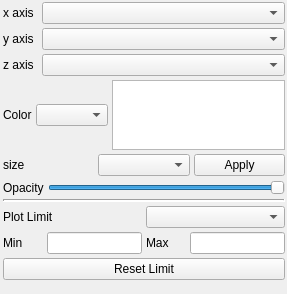
<?xml version="1.0" encoding="UTF-8"?>
<ui version="4.0">
 <class>ScatterWidget</class>
 <widget class="QWidget" name="ScatterWidget">
  <property name="geometry">
   <rect>
    <x>0</x>
    <y>0</y>
    <width>287</width>
    <height>292</height>
   </rect>
  </property>
  <property name="sizePolicy">
   <sizepolicy hsizetype="Expanding" vsizetype="Expanding">
    <horstretch>3</horstretch>
    <verstretch>3</verstretch>
   </sizepolicy>
  </property>
  <property name="baseSize">
   <size>
    <width>555</width>
    <height>500</height>
   </size>
  </property>
  <property name="focusPolicy">
   <enum>Qt::StrongFocus</enum>
  </property>
  <property name="windowTitle">
   <string>Scatter Plot</string>
  </property>
  <property name="styleSheet">
   <string notr="true"/>
  </property>
  <layout class="QHBoxLayout" name="horizontalLayout">
   <property name="leftMargin">
    <number>3</number>
   </property>
   <property name="topMargin">
    <number>2</number>
   </property>
   <property name="rightMargin">
    <number>2</number>
   </property>
   <property name="bottomMargin">
    <number>4</number>
   </property>
   <item>
    <widget class="QWidget" name="option_dashboard" native="true">
     <layout class="QVBoxLayout" name="verticalLayout">
      <property name="spacing">
       <number>4</number>
      </property>
      <property name="leftMargin">
       <number>0</number>
      </property>
      <property name="topMargin">
       <number>0</number>
      </property>
      <property name="rightMargin">
       <number>0</number>
      </property>
      <property name="bottomMargin">
       <number>10</number>
      </property>
      <item>
       <layout class="QHBoxLayout" name="xAxisLayout" stretch="0,4">
        <property name="spacing">
         <number>8</number>
        </property>
        <item>
         <widget class="QLabel" name="xlabel">
          <property name="text">
           <string>x axis</string>
          </property>
         </widget>
        </item>
        <item>
         <widget class="QComboBox" name="xAxisComboBox">
          <property name="sizePolicy">
           <sizepolicy hsizetype="Expanding" vsizetype="Fixed">
            <horstretch>0</horstretch>
            <verstretch>0</verstretch>
           </sizepolicy>
          </property>
          <property name="toolTip">
           <string>Set which attribute is plotted on the x axis</string>
          </property>
          <property name="sizeAdjustPolicy">
           <enum>QComboBox::AdjustToMinimumContentsLength</enum>
          </property>
         </widget>
        </item>
       </layout>
      </item>
      <item>
       <layout class="QHBoxLayout" name="yAxisLayout" stretch="0,4">
        <property name="spacing">
         <number>8</number>
        </property>
        <item>
         <widget class="QLabel" name="ylabel">
          <property name="text">
           <string>y axis</string>
          </property>
         </widget>
        </item>
        <item>
         <widget class="QComboBox" name="yAxisComboBox">
          <property name="sizePolicy">
           <sizepolicy hsizetype="Expanding" vsizetype="Fixed">
            <horstretch>0</horstretch>
            <verstretch>0</verstretch>
           </sizepolicy>
          </property>
          <property name="toolTip">
           <string>Set which attribute is plotted on the y axis</string>
          </property>
          <property name="sizeAdjustPolicy">
           <enum>QComboBox::AdjustToMinimumContentsLength</enum>
          </property>
         </widget>
        </item>
       </layout>
      </item>
      <item>
       <layout class="QHBoxLayout" name="zAxisLayout" stretch="0,4">
        <property name="spacing">
         <number>8</number>
        </property>
        <item>
         <widget class="QLabel" name="zlabel">
          <property name="text">
           <string>z axis</string>
          </property>
         </widget>
        </item>
        <item>
         <widget class="QComboBox" name="zAxisComboBox">
          <property name="sizePolicy">
           <sizepolicy hsizetype="Expanding" vsizetype="Fixed">
            <horstretch>0</horstretch>
            <verstretch>0</verstretch>
           </sizepolicy>
          </property>
          <property name="toolTip">
           <string>Set which attribute is plotted on the z axis</string>
          </property>
          <property name="sizeAdjustPolicy">
           <enum>QComboBox::AdjustToMinimumContentsLength</enum>
          </property>
         </widget>
        </item>
       </layout>
      </item>
      <item>
       <layout class="QHBoxLayout" name="horizontalLayout_5">
        <item>
         <widget class="QLabel" name="label_2">
          <property name="text">
           <string>Color</string>
          </property>
         </widget>
        </item>
        <item>
         <widget class="QComboBox" name="ColorComboBox"/>
        </item>
        <item>
         <widget class="QGraphicsView" name="graphicsView">
          <property name="sizePolicy">
           <sizepolicy hsizetype="Expanding" vsizetype="Expanding">
            <horstretch>0</horstretch>
            <verstretch>0</verstretch>
           </sizepolicy>
          </property>
          <property name="backgroundBrush">
           <brush brushstyle="SolidPattern">
            <color alpha="255">
             <red>255</red>
             <green>255</green>
             <blue>255</blue>
            </color>
           </brush>
          </property>
          <property name="cacheMode">
           <set>QGraphicsView::CacheBackground</set>
          </property>
         </widget>
        </item>
       </layout>
      </item>
      <item>
       <layout class="QHBoxLayout" name="horizontalLayout_3">
        <item>
         <widget class="QLabel" name="sizelabel">
          <property name="enabled">
           <bool>true</bool>
          </property>
          <property name="text">
           <string>size</string>
          </property>
         </widget>
        </item>
        <item>
         <widget class="QComboBox" name="SizeComboBox"/>
        </item>
        <item>
         <widget class="QPushButton" name="axis_apply">
          <property name="toolTip">
           <string>Rescale plot limits to fit data</string>
          </property>
          <property name="text">
           <string>Apply</string>
          </property>
         </widget>
        </item>
       </layout>
      </item>
      <item>
       <layout class="QHBoxLayout" name="horizontalLayout_6">
        <item>
         <widget class="QLabel" name="opacity_label">
          <property name="text">
           <string>Opacity</string>
          </property>
         </widget>
        </item>
        <item>
         <widget class="QSlider" name="OpacitySlider">
          <property name="minimum">
           <number>1</number>
          </property>
          <property name="maximum">
           <number>100</number>
          </property>
          <property name="value">
           <number>100</number>
          </property>
          <property name="orientation">
           <enum>Qt::Horizontal</enum>
          </property>
         </widget>
        </item>
       </layout>
      </item>
      <item>
       <widget class="Line" name="line">
        <property name="frameShadow">
         <enum>QFrame::Sunken</enum>
        </property>
        <property name="lineWidth">
         <number>2</number>
        </property>
        <property name="midLineWidth">
         <number>0</number>
        </property>
        <property name="orientation">
         <enum>Qt::Horizontal</enum>
        </property>
       </widget>
      </item>
      <item>
       <layout class="QHBoxLayout" name="horizontalLayout_2">
        <item>
         <widget class="QLabel" name="clim_label">
          <property name="text">
           <string>Plot Limit</string>
          </property>
         </widget>
        </item>
        <item>
         <widget class="QComboBox" name="ClimComboBox">
          <property name="enabled">
           <bool>true</bool>
          </property>
         </widget>
        </item>
       </layout>
      </item>
      <item>
       <layout class="QHBoxLayout" name="horizontalLayout_4">
        <item>
         <widget class="QLabel" name="cmin_label">
          <property name="sizePolicy">
           <sizepolicy hsizetype="Fixed" vsizetype="Preferred">
            <horstretch>0</horstretch>
            <verstretch>0</verstretch>
           </sizepolicy>
          </property>
          <property name="minimumSize">
           <size>
            <width>40</width>
            <height>0</height>
           </size>
          </property>
          <property name="text">
           <string>Min</string>
          </property>
         </widget>
        </item>
        <item>
         <widget class="QLineEdit" name="clim_min"/>
        </item>
        <item>
         <widget class="QLabel" name="cmax_label">
          <property name="sizePolicy">
           <sizepolicy hsizetype="Fixed" vsizetype="Preferred">
            <horstretch>0</horstretch>
            <verstretch>0</verstretch>
           </sizepolicy>
          </property>
          <property name="minimumSize">
           <size>
            <width>40</width>
            <height>0</height>
           </size>
          </property>
          <property name="text">
           <string>Max</string>
          </property>
         </widget>
        </item>
        <item>
         <widget class="QLineEdit" name="clim_max"/>
        </item>
       </layout>
      </item>
      <item>
       <widget class="QPushButton" name="reset_button">
        <property name="text">
         <string>Reset Limit</string>
        </property>
       </widget>
      </item>
      <item>
       <spacer name="verticalSpacer">
        <property name="orientation">
         <enum>Qt::Vertical</enum>
        </property>
        <property name="sizeHint" stdset="0">
         <size>
          <width>1</width>
          <height>1</height>
         </size>
        </property>
       </spacer>
      </item>
     </layout>
    </widget>
   </item>
  </layout>
 </widget>
 <resources/>
 <connections/>
</ui>
